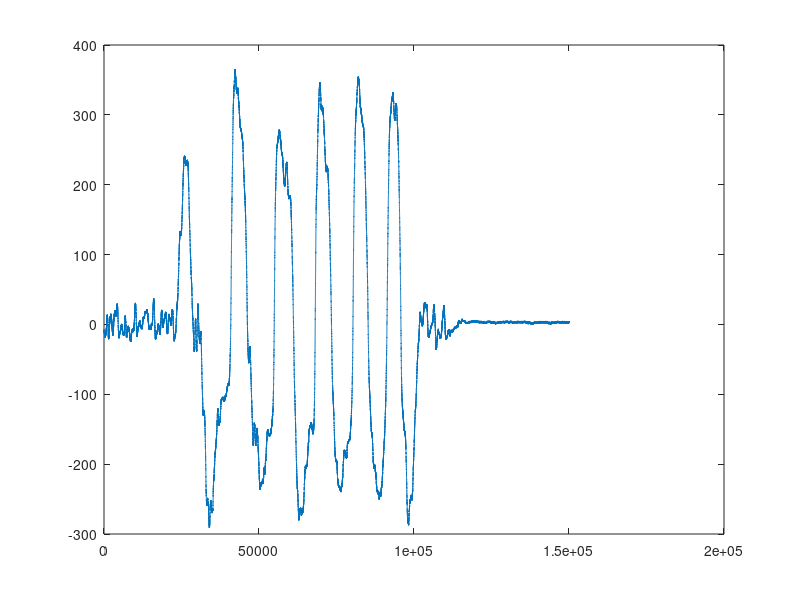

Recreate this plot in MATLAB. (Note: this script raises an error after producing the figure.)
clc;
clear all;


figure(1);
% P8 patient
load('Project1.mat')
plot(e000);   % airfolow signal patient


figure;
spectrogram(e000, 'yaxis');

figure;
load('hp6.mat');
y=filter(Num,1,e000);
plot(e000);
hold on;
plot(y);
legend('magnitude of ecg signal','magnitude of filter output');


